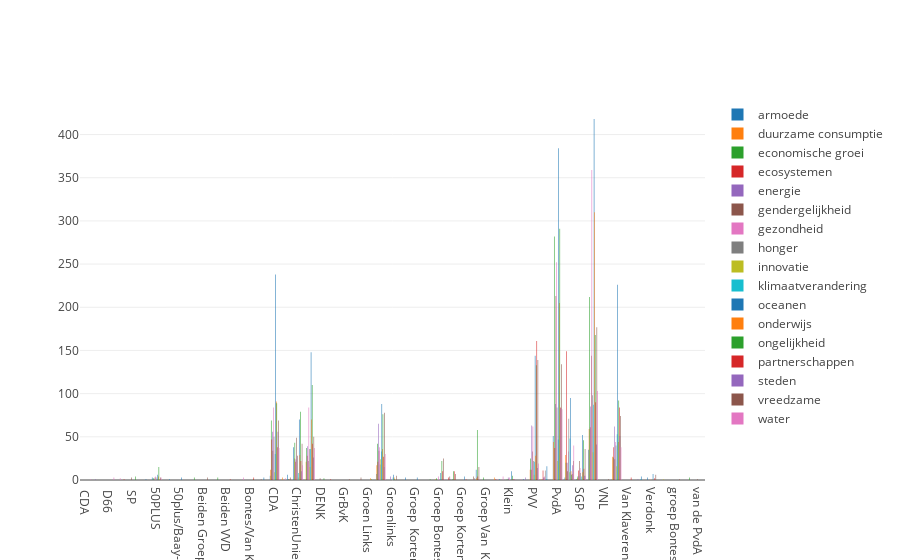

The cell this chart's notebook holds for it:
### Code cell
data = []
for c in df.columns:
    data.append(go.Bar(
        x=df.index.values,
        y=df[c].values,
        name=c
    ))



layout = go.Layout(
    barmode='group'
)

fig = go.Figure(data=data, layout=layout)
iplot(fig, filename='grouped-bar')

### Figure 1 — Plotly figure (JSON) as saved in the notebook; plotly's stock layout.template omitted (floating-point values rounded to 4 significant figures)
{"data": [{"name": "armoede", "type": "bar", "x": [" CDA", " ChristenUnie", " D66", " PvdA", " SP", " VVD", "50PLUS", "50Plus", "50plus/Baay-Timmerman", "Allen PVV", "Beiden Groep Bontes/Van  Klaveren", "Beiden PVV", "Beiden VVD", "Bontes", "Bontes/Van Klaveren", "Brinkman", "CDA", "CU", "ChristenUnie", "D66", "DENK", "D»66", "GrBvK", "Groen  Links", "Groen Links", "GroenLinks", "Groenlinks", "Groep  Bontes/Van Klaveren", "Groep  Kortenoeven-Hernandez", "Groep Bontes/Van  Kalveren", "Groep Bontes/Van  Klaveren", "Groep Bontes/Van Klaveren", "Groep Kortenoeven/Hernandez", "Groep Kuzu/Öztürk", "Groep Van  Klaveren/Bontes", "Houwers", "Klein", "Monasch", "PVV", "Partij voor de Dieren", "PvdA", "PvdD", "SGP", "SP", "VNL", "VVD", "Van Klaveren", "Van Vliet", "Verdonk", "beide VVD", "groep Bontes/Van  Klaveren", "groep Kuzu/Öztürk", "van de PvdA"], "y": [0, 0, 0, 0, 0, 0, 3, 0, 0, 0, 0, 0, 0, 0, 0, 0, 5, 0, 38, 0, 0, 0, 0, 0, 0, 7, 0, 0, 0, 0, 0, 0, 0, 0, 0, 0, 0, 0, 0, 0, 51, 3, 1, 35, 0, 1, 0, 0, 3, 0, 0, 0, 0]}, {"name": "duurzame consumptie", "type": "bar", "x": [" CDA", " ChristenUnie", " D66", " PvdA", " SP", " VVD", "50PLUS", "50Plus", "50plus/Baay-Timmerman", "Allen PVV", "Beiden Groep Bontes/Van  Klaveren", "Beiden PVV", "Beiden VVD", "Bontes", "Bontes/Van Klaveren", "Brinkman", "CDA", "CU", "ChristenUnie", "D66", "DENK", "D»66", "GrBvK", "Groen  Links", "Groen Links", "GroenLinks", "Groenlinks", "Groep  Bontes/Van Klaveren", "Groep  Kortenoeven-Hernandez", "Groep Bontes/Van  Kalveren", "Groep Bontes/Van  Klaveren", "Groep Bontes/Van Klaveren", "Groep Kortenoeven/Hernandez", "Groep Kuzu/Öztürk", "Groep Van  Klaveren/Bontes", "Houwers", "Klein", "Monasch", "PVV", "Partij voor de Dieren", "PvdA", "PvdD", "SGP", "SP", "VNL", "VVD", "Van Klaveren", "Van Vliet", "Verdonk", "beide VVD", "groep Bontes/Van  Klaveren", "groep Kuzu/Öztürk", "van de PvdA"], "y": [0, 0, 0, 0, 0, 0, 0, 0, 0, 0, 0, 0, 0, 0, 0, 0, 12, 3, 25, 21, 0, 0, 0, 0, 0, 17, 0, 0, 0, 0, 1, 0, 0, 0, 0, 3, 0, 0, 12, 1, 44, 29, 2, 59, 0, 27, 0, 0, 0, 0, 0, 0, 0]}, {"name": "economische groei", "type": "bar", "x": [" CDA", " ChristenUnie", " D66", " PvdA", " SP", " VVD", "50PLUS", "50Plus", "50plus/Baay-Timmerman", "Allen PVV", "Beiden Groep Bontes/Van  Klaveren", "Beiden PVV", "Beiden VVD", "Bontes", "Bontes/Van Klaveren", "Brinkman", "CDA", "CU", "ChristenUnie", "D66", "DENK", "D»66", "GrBvK", "Groen  Links", "Groen Links", "GroenLinks", "Groenlinks", "Groep  Bontes/Van Klaveren", "Groep  Kortenoeven-Hernandez", "Groep Bontes/Van  Kalveren", "Groep Bontes/Van  Klaveren", "Groep Bontes/Van Klaveren", "Groep Kortenoeven/Hernandez", "Groep Kuzu/Öztürk", "Groep Van  Klaveren/Bontes", "Houwers", "Klein", "Monasch", "PVV", "Partij voor de Dieren", "PvdA", "PvdD", "SGP", "SP", "VNL", "VVD", "Van Klaveren", "Van Vliet", "Verdonk", "beide VVD", "groep Bontes/Van  Klaveren", "groep Kuzu/Öztürk", "van de PvdA"], "y": [0, 0, 0, 0, 0, 0, 2, 0, 0, 0, 0, 0, 0, 0, 0, 0, 69, 0, 43, 37, 0, 0, 0, 0, 0, 42, 0, 0, 0, 0, 2, 0, 0, 0, 3, 0, 1, 0, 25, 0, 282, 20, 4, 212, 0, 26, 0, 0, 0, 0, 0, 0, 0]}, {"name": "ecosystemen", "type": "bar", "x": [" CDA", " ChristenUnie", " D66", " PvdA", " SP", " VVD", "50PLUS", "50Plus", "50plus/Baay-Timmerman", "Allen PVV", "Beiden Groep Bontes/Van  Klaveren", "Beiden PVV", "Beiden VVD", "Bontes", "Bontes/Van Klaveren", "Brinkman", "CDA", "CU", "ChristenUnie", "D66", "DENK", "D»66", "GrBvK", "Groen  Links", "Groen Links", "GroenLinks", "Groenlinks", "Groep  Bontes/Van Klaveren", "Groep  Kortenoeven-Hernandez", "Groep Bontes/Van  Kalveren", "Groep Bontes/Van  Klaveren", "Groep Bontes/Van Klaveren", "Groep Kortenoeven/Hernandez", "Groep Kuzu/Öztürk", "Groep Van  Klaveren/Bontes", "Houwers", "Klein", "Monasch", "PVV", "Partij voor de Dieren", "PvdA", "PvdD", "SGP", "SP", "VNL", "VVD", "Van Klaveren", "Van Vliet", "Verdonk", "beide VVD", "groep Bontes/Van  Klaveren", "groep Kuzu/Öztürk", "van de PvdA"], "y": [0, 0, 0, 0, 0, 0, 0, 0, 0, 0, 0, 0, 0, 0, 0, 0, 47, 0, 21, 28, 0, 1, 0, 0, 0, 21, 0, 0, 0, 0, 0, 3, 0, 0, 0, 1, 0, 0, 12, 11, 37, 149, 11, 61, 0, 38, 0, 0, 0, 0, 0, 0, 0]}, {"name": "energie", "type": "bar", "x": [" CDA", " ChristenUnie", " D66", " PvdA", " SP", " VVD", "50PLUS", "50Plus", "50plus/Baay-Timmerman", "Allen PVV", "Beiden Groep Bontes/Van  Klaveren", "Beiden PVV", "Beiden VVD", "Bontes", "Bontes/Van Klaveren", "Brinkman", "CDA", "CU", "ChristenUnie", "D66", "DENK", "D»66", "GrBvK", "Groen  Links", "Groen Links", "GroenLinks", "Groenlinks", "Groep  Bontes/Van Klaveren", "Groep  Kortenoeven-Hernandez", "Groep Bontes/Van  Kalveren", "Groep Bontes/Van  Klaveren", "Groep Bontes/Van Klaveren", "Groep Kortenoeven/Hernandez", "Groep Kuzu/Öztürk", "Groep Van  Klaveren/Bontes", "Houwers", "Klein", "Monasch", "PVV", "Partij voor de Dieren", "PvdA", "PvdD", "SGP", "SP", "VNL", "VVD", "Van Klaveren", "Van Vliet", "Verdonk", "beide VVD", "groep Bontes/Van  Klaveren", "groep Kuzu/Öztürk", "van de PvdA"], "y": [0, 1, 0, 0, 0, 0, 0, 0, 0, 0, 0, 0, 0, 0, 0, 0, 56, 0, 24, 39, 0, 0, 0, 0, 0, 65, 4, 0, 0, 0, 0, 1, 0, 0, 0, 0, 3, 0, 63, 3, 88, 20, 5, 85, 0, 62, 0, 1, 0, 0, 0, 0, 0]}, {"name": "gendergelijkheid", "type": "bar", "x": [" CDA", " ChristenUnie", " D66", " PvdA", " SP", " VVD", "50PLUS", "50Plus", "50plus/Baay-Timmerman", "Allen PVV", "Beiden Groep Bontes/Van  Klaveren", "Beiden PVV", "Beiden VVD", "Bontes", "Bontes/Van Klaveren", "Brinkman", "CDA", "CU", "ChristenUnie", "D66", "DENK", "D»66", "GrBvK", "Groen  Links", "Groen Links", "GroenLinks", "Groenlinks", "Groep  Bontes/Van Klaveren", "Groep  Kortenoeven-Hernandez", "Groep Bontes/Van  Kalveren", "Groep Bontes/Van  Klaveren", "Groep Bontes/Van Klaveren", "Groep Kortenoeven/Hernandez", "Groep Kuzu/Öztürk", "Groep Van  Klaveren/Bontes", "Houwers", "Klein", "Monasch", "PVV", "Partij voor de Dieren", "PvdA", "PvdD", "SGP", "SP", "VNL", "VVD", "Van Klaveren", "Van Vliet", "Verdonk", "beide VVD", "groep Bontes/Van  Klaveren", "groep Kuzu/Öztürk", "van de PvdA"], "y": [0, 0, 0, 0, 3, 0, 3, 0, 0, 0, 0, 0, 0, 0, 0, 1, 34, 0, 49, 22, 2, 0, 0, 0, 0, 34, 0, 0, 0, 0, 0, 4, 0, 4, 0, 0, 1, 0, 33, 3, 213, 10, 22, 144, 0, 24, 0, 0, 0, 0, 0, 0, 1]}, {"name": "gezondheid", "type": "bar", "x": [" CDA", " ChristenUnie", " D66", " PvdA", " SP", " VVD", "50PLUS", "50Plus", "50plus/Baay-Timmerman", "Allen PVV", "Beiden Groep Bontes/Van  Klaveren", "Beiden PVV", "Beiden VVD", "Bontes", "Bontes/Van Klaveren", "Brinkman", "CDA", "CU", "ChristenUnie", "D66", "DENK", "D»66", "GrBvK", "Groen  Links", "Groen Links", "GroenLinks", "Groenlinks", "Groep  Bontes/Van Klaveren", "Groep  Kortenoeven-Hernandez", "Groep Bontes/Van  Kalveren", "Groep Bontes/Van  Klaveren", "Groep Bontes/Van Klaveren", "Groep Kortenoeven/Hernandez", "Groep Kuzu/Öztürk", "Groep Van  Klaveren/Bontes", "Houwers", "Klein", "Monasch", "PVV", "Partij voor de Dieren", "PvdA", "PvdD", "SGP", "SP", "VNL", "VVD", "Van Klaveren", "Van Vliet", "Verdonk", "beide VVD", "groep Bontes/Van  Klaveren", "groep Kuzu/Öztürk", "van de PvdA"], "y": [0, 0, 0, 2, 0, 0, 4, 0, 0, 0, 0, 0, 0, 0, 0, 0, 84, 2, 28, 84, 0, 0, 0, 0, 0, 38, 0, 0, 0, 0, 4, 0, 0, 1, 0, 1, 3, 1, 62, 4, 252, 33, 14, 359, 0, 44, 0, 0, 1, 0, 0, 0, 0]}, {"name": "honger", "type": "bar", "x": [" CDA", " ChristenUnie", " D66", " PvdA", " SP", " VVD", "50PLUS", "50Plus", "50plus/Baay-Timmerman", "Allen PVV", "Beiden Groep Bontes/Van  Klaveren", "Beiden PVV", "Beiden VVD", "Bontes", "Bontes/Van Klaveren", "Brinkman", "CDA", "CU", "ChristenUnie", "D66", "DENK", "D»66", "GrBvK", "Groen  Links", "Groen Links", "GroenLinks", "Groenlinks", "Groep  Bontes/Van Klaveren", "Groep  Kortenoeven-Hernandez", "Groep Bontes/Van  Kalveren", "Groep Bontes/Van  Klaveren", "Groep Bontes/Van Klaveren", "Groep Kortenoeven/Hernandez", "Groep Kuzu/Öztürk", "Groep Van  Klaveren/Bontes", "Houwers", "Klein", "Monasch", "PVV", "Partij voor de Dieren", "PvdA", "PvdD", "SGP", "SP", "VNL", "VVD", "Van Klaveren", "Van Vliet", "Verdonk", "beide VVD", "groep Bontes/Van  Klaveren", "groep Kuzu/Öztürk", "van de PvdA"], "y": [0, 0, 0, 0, 0, 0, 3, 0, 0, 0, 0, 0, 0, 0, 0, 0, 50, 0, 28, 36, 0, 0, 0, 0, 0, 18, 0, 0, 0, 0, 0, 1, 0, 2, 0, 0, 0, 0, 22, 11, 84, 71, 8, 98, 0, 40, 0, 0, 0, 0, 0, 0, 0]}, {"name": "innovatie", "type": "bar", "x": [" CDA", " ChristenUnie", " D66", " PvdA", " SP", " VVD", "50PLUS", "50Plus", "50plus/Baay-Timmerman", "Allen PVV", "Beiden Groep Bontes/Van  Klaveren", "Beiden PVV", "Beiden VVD", "Bontes", "Bontes/Van Klaveren", "Brinkman", "CDA", "CU", "ChristenUnie", "D66", "DENK", "D»66", "GrBvK", "Groen  Links", "Groen Links", "GroenLinks", "Groenlinks", "Groep  Bontes/Van Klaveren", "Groep  Kortenoeven-Hernandez", "Groep Bontes/Van  Kalveren", "Groep Bontes/Van  Klaveren", "Groep Bontes/Van Klaveren", "Groep Kortenoeven/Hernandez", "Groep Kuzu/Öztürk", "Groep Van  Klaveren/Bontes", "Houwers", "Klein", "Monasch", "PVV", "Partij voor de Dieren", "PvdA", "PvdD", "SGP", "SP", "VNL", "VVD", "Van Klaveren", "Van Vliet", "Verdonk", "beide VVD", "groep Bontes/Van  Klaveren", "groep Kuzu/Öztürk", "van de PvdA"], "y": [0, 0, 0, 0, 0, 0, 0, 0, 0, 0, 0, 0, 0, 0, 0, 0, 9, 0, 3, 15, 0, 0, 0, 0, 0, 24, 0, 0, 0, 0, 0, 0, 0, 0, 0, 0, 0, 0, 6, 0, 22, 9, 0, 32, 0, 16, 0, 0, 1, 1, 0, 0, 0]}, {"name": "klimaatverandering", "type": "bar", "x": [" CDA", " ChristenUnie", " D66", " PvdA", " SP", " VVD", "50PLUS", "50Plus", "50plus/Baay-Timmerman", "Allen PVV", "Beiden Groep Bontes/Van  Klaveren", "Beiden PVV", "Beiden VVD", "Bontes", "Bontes/Van Klaveren", "Brinkman", "CDA", "CU", "ChristenUnie", "D66", "DENK", "D»66", "GrBvK", "Groen  Links", "Groen Links", "GroenLinks", "Groenlinks", "Groep  Bontes/Van Klaveren", "Groep  Kortenoeven-Hernandez", "Groep Bontes/Van  Kalveren", "Groep Bontes/Van  Klaveren", "Groep Bontes/Van Klaveren", "Groep Kortenoeven/Hernandez", "Groep Kuzu/Öztürk", "Groep Van  Klaveren/Bontes", "Houwers", "Klein", "Monasch", "PVV", "Partij voor de Dieren", "PvdA", "PvdD", "SGP", "SP", "VNL", "VVD", "Van Klaveren", "Van Vliet", "Verdonk", "beide VVD", "groep Bontes/Van  Klaveren", "groep Kuzu/Öztürk", "van de PvdA"], "y": [0, 0, 0, 0, 0, 0, 0, 0, 0, 0, 0, 0, 0, 0, 0, 0, 30, 0, 8, 36, 0, 0, 0, 0, 0, 33, 3, 0, 0, 0, 0, 0, 0, 0, 0, 0, 0, 0, 21, 1, 47, 48, 4, 87, 0, 53, 0, 1, 0, 0, 0, 0, 0]}, {"name": "oceanen", "type": "bar", "x": [" CDA", " ChristenUnie", " D66", " PvdA", " SP", " VVD", "50PLUS", "50Plus", "50plus/Baay-Timmerman", "Allen PVV", "Beiden Groep Bontes/Van  Klaveren", "Beiden PVV", "Beiden VVD", "Bontes", "Bontes/Van Klaveren", "Brinkman", "CDA", "CU", "ChristenUnie", "D66", "DENK", "D»66", "GrBvK", "Groen  Links", "Groen Links", "GroenLinks", "Groenlinks", "Groep  Bontes/Van Klaveren", "Groep  Kortenoeven-Hernandez", "Groep Bontes/Van  Kalveren", "Groep Bontes/Van  Klaveren", "Groep Bontes/Van Klaveren", "Groep Kortenoeven/Hernandez", "Groep Kuzu/Öztürk", "Groep Van  Klaveren/Bontes", "Houwers", "Klein", "Monasch", "PVV", "Partij voor de Dieren", "PvdA", "PvdD", "SGP", "SP", "VNL", "VVD", "Van Klaveren", "Van Vliet", "Verdonk", "beide VVD", "groep Bontes/Van  Klaveren", "groep Kuzu/Öztürk", "van de PvdA"], "y": [0, 0, 0, 0, 0, 1, 6, 1, 3, 0, 0, 0, 0, 0, 0, 3, 238, 6, 70, 148, 0, 0, 0, 0, 0, 88, 6, 3, 3, 0, 8, 1, 4, 12, 0, 1, 10, 1, 144, 16, 384, 95, 52, 418, 0, 226, 0, 4, 7, 0, 0, 0, 0]}, {"name": "onderwijs", "type": "bar", "x": [" CDA", " ChristenUnie", " D66", " PvdA", " SP", " VVD", "50PLUS", "50Plus", "50plus/Baay-Timmerman", "Allen PVV", "Beiden Groep Bontes/Van  Klaveren", "Beiden PVV", "Beiden VVD", "Bontes", "Bontes/Van Klaveren", "Brinkman", "CDA", "CU", "ChristenUnie", "D66", "DENK", "D»66", "GrBvK", "Groen  Links", "Groen Links", "GroenLinks", "Groenlinks", "Groep  Bontes/Van Klaveren", "Groep  Kortenoeven-Hernandez", "Groep Bontes/Van  Kalveren", "Groep Bontes/Van  Klaveren", "Groep Bontes/Van Klaveren", "Groep Kortenoeven/Hernandez", "Groep Kuzu/Öztürk", "Groep Van  Klaveren/Bontes", "Houwers", "Klein", "Monasch", "PVV", "Partij voor de Dieren", "PvdA", "PvdD", "SGP", "SP", "VNL", "VVD", "Van Klaveren", "Van Vliet", "Verdonk", "beide VVD", "groep Bontes/Van  Klaveren", "groep Kuzu/Öztürk", "van de PvdA"], "y": [0, 0, 0, 0, 0, 0, 4, 0, 0, 0, 0, 0, 0, 0, 0, 0, 91, 0, 29, 70, 0, 0, 0, 0, 2, 36, 3, 0, 0, 0, 0, 1, 0, 2, 0, 0, 1, 0, 28, 0, 205, 10, 9, 310, 0, 44, 0, 0, 0, 0, 0, 0, 0]}, {"name": "ongelijkheid", "type": "bar", "x": [" CDA", " ChristenUnie", " D66", " PvdA", " SP", " VVD", "50PLUS", "50Plus", "50plus/Baay-Timmerman", "Allen PVV", "Beiden Groep Bontes/Van  Klaveren", "Beiden PVV", "Beiden VVD", "Bontes", "Bontes/Van Klaveren", "Brinkman", "CDA", "CU", "ChristenUnie", "D66", "DENK", "D»66", "GrBvK", "Groen  Links", "Groen Links", "GroenLinks", "Groenlinks", "Groep  Bontes/Van Klaveren", "Groep  Kortenoeven-Hernandez", "Groep Bontes/Van  Kalveren", "Groep Bontes/Van  Klaveren", "Groep Bontes/Van Klaveren", "Groep Kortenoeven/Hernandez", "Groep Kuzu/Öztürk", "Groep Van  Klaveren/Bontes", "Houwers", "Klein", "Monasch", "PVV", "Partij voor de Dieren", "PvdA", "PvdD", "SGP", "SP", "VNL", "VVD", "Van Klaveren", "Van Vliet", "Verdonk", "beide VVD", "groep Bontes/Van  Klaveren", "groep Kuzu/Öztürk", "van de PvdA"], "y": [0, 0, 0, 0, 4, 0, 15, 0, 0, 3, 0, 3, 0, 0, 1, 0, 89, 1, 79, 110, 2, 0, 0, 0, 1, 76, 1, 0, 0, 1, 22, 10, 0, 58, 0, 0, 5, 0, 133, 0, 291, 6, 46, 168, 0, 92, 0, 0, 0, 0, 0, 3, 0]}, {"name": "partnerschappen", "type": "bar", "x": [" CDA", " ChristenUnie", " D66", " PvdA", " SP", " VVD", "50PLUS", "50Plus", "50plus/Baay-Timmerman", "Allen PVV", "Beiden Groep Bontes/Van  Klaveren", "Beiden PVV", "Beiden VVD", "Bontes", "Bontes/Van Klaveren", "Brinkman", "CDA", "CU", "ChristenUnie", "D66", "DENK", "D»66", "GrBvK", "Groen  Links", "Groen Links", "GroenLinks", "Groenlinks", "Groep  Bontes/Van Klaveren", "Groep  Kortenoeven-Hernandez", "Groep Bontes/Van  Kalveren", "Groep Bontes/Van  Klaveren", "Groep Bontes/Van Klaveren", "Groep Kortenoeven/Hernandez", "Groep Kuzu/Öztürk", "Groep Van  Klaveren/Bontes", "Houwers", "Klein", "Monasch", "PVV", "Partij voor de Dieren", "PvdA", "PvdD", "SGP", "SP", "VNL", "VVD", "Van Klaveren", "Van Vliet", "Verdonk", "beide VVD", "groep Bontes/Van  Klaveren", "groep Kuzu/Öztürk", "van de PvdA"], "y": [0, 0, 0, 1, 0, 0, 0, 0, 0, 0, 0, 0, 1, 0, 3, 0, 38, 1, 22, 42, 0, 0, 0, 0, 0, 27, 0, 0, 0, 0, 10, 10, 1, 4, 0, 0, 1, 0, 161, 0, 84, 7, 13, 90, 0, 84, 3, 0, 2, 0, 0, 0, 0]}, {"name": "steden", "type": "bar", "x": [" CDA", " ChristenUnie", " D66", " PvdA", " SP", " VVD", "50PLUS", "50Plus", "50plus/Baay-Timmerman", "Allen PVV", "Beiden Groep Bontes/Van  Klaveren", "Beiden PVV", "Beiden VVD", "Bontes", "Bontes/Van Klaveren", "Brinkman", "CDA", "CU", "ChristenUnie", "D66", "DENK", "D»66", "GrBvK", "Groen  Links", "Groen Links", "GroenLinks", "Groenlinks", "Groep  Bontes/Van Klaveren", "Groep  Kortenoeven-Hernandez", "Groep Bontes/Van  Kalveren", "Groep Bontes/Van  Klaveren", "Groep Bontes/Van Klaveren", "Groep Kortenoeven/Hernandez", "Groep Kuzu/Öztürk", "Groep Van  Klaveren/Bontes", "Houwers", "Klein", "Monasch", "PVV", "Partij voor de Dieren", "PvdA", "PvdD", "SGP", "SP", "VNL", "VVD", "Van Klaveren", "Van Vliet", "Verdonk", "beide VVD", "groep Bontes/Van  Klaveren", "groep Kuzu/Öztürk", "van de PvdA"], "y": [0, 0, 0, 0, 0, 0, 0, 0, 0, 0, 0, 0, 0, 0, 0, 0, 56, 0, 10, 26, 0, 0, 0, 0, 0, 15, 0, 0, 0, 0, 1, 0, 0, 0, 0, 0, 1, 3, 14, 0, 83, 17, 5, 41, 0, 51, 0, 0, 0, 0, 0, 0, 0]}, {"name": "vreedzame", "type": "bar", "x": [" CDA", " ChristenUnie", " D66", " PvdA", " SP", " VVD", "50PLUS", "50Plus", "50plus/Baay-Timmerman", "Allen PVV", "Beiden Groep Bontes/Van  Klaveren", "Beiden PVV", "Beiden VVD", "Bontes", "Bontes/Van Klaveren", "Brinkman", "CDA", "CU", "ChristenUnie", "D66", "DENK", "D»66", "GrBvK", "Groen  Links", "Groen Links", "GroenLinks", "Groenlinks", "Groep  Bontes/Van Klaveren", "Groep  Kortenoeven-Hernandez", "Groep Bontes/Van  Kalveren", "Groep Bontes/Van  Klaveren", "Groep Bontes/Van Klaveren", "Groep Kortenoeven/Hernandez", "Groep Kuzu/Öztürk", "Groep Van  Klaveren/Bontes", "Houwers", "Klein", "Monasch", "PVV", "Partij voor de Dieren", "PvdA", "PvdD", "SGP", "SP", "VNL", "VVD", "Van Klaveren", "Van Vliet", "Verdonk", "beide VVD", "groep Bontes/Van  Klaveren", "groep Kuzu/Öztürk", "van de PvdA"], "y": [0, 0, 0, 0, 0, 0, 3, 0, 0, 0, 3, 0, 0, 0, 0, 0, 69, 3, 42, 50, 0, 0, 1, 3, 0, 78, 5, 0, 0, 0, 25, 7, 0, 15, 0, 0, 1, 0, 139, 0, 134, 22, 36, 177, 1, 74, 0, 0, 6, 0, 1, 0, 0]}, {"name": "water", "type": "bar", "x": [" CDA", " ChristenUnie", " D66", " PvdA", " SP", " VVD", "50PLUS", "50Plus", "50plus/Baay-Timmerman", "Allen PVV", "Beiden Groep Bontes/Van  Klaveren", "Beiden PVV", "Beiden VVD", "Bontes", "Bontes/Van Klaveren", "Brinkman", "CDA", "CU", "ChristenUnie", "D66", "DENK", "D»66", "GrBvK", "Groen  Links", "Groen Links", "GroenLinks", "Groenlinks", "Groep  Bontes/Van Klaveren", "Groep  Kortenoeven-Hernandez", "Groep Bontes/Van  Kalveren", "Groep Bontes/Van  Klaveren", "Groep Bontes/Van Klaveren", "Groep Kortenoeven/Hernandez", "Groep Kuzu/Öztürk", "Groep Van  Klaveren/Bontes", "Houwers", "Klein", "Monasch", "PVV", "Partij voor de Dieren", "PvdA", "PvdD", "SGP", "SP", "VNL", "VVD", "Van Klaveren", "Van Vliet", "Verdonk", "beide VVD", "groep Bontes/Van  Klaveren", "groep Kuzu/Öztürk", "van de PvdA"], "y": [1, 0, 3, 0, 0, 0, 3, 0, 0, 0, 0, 0, 0, 3, 0, 0, 37, 0, 17, 37, 0, 0, 0, 0, 0, 30, 0, 0, 0, 0, 1, 0, 0, 1, 0, 4, 1, 0, 19, 0, 82, 40, 5, 103, 0, 38, 0, 0, 0, 0, 0, 0, 0]}], "layout": {"barmode": "group"}}
